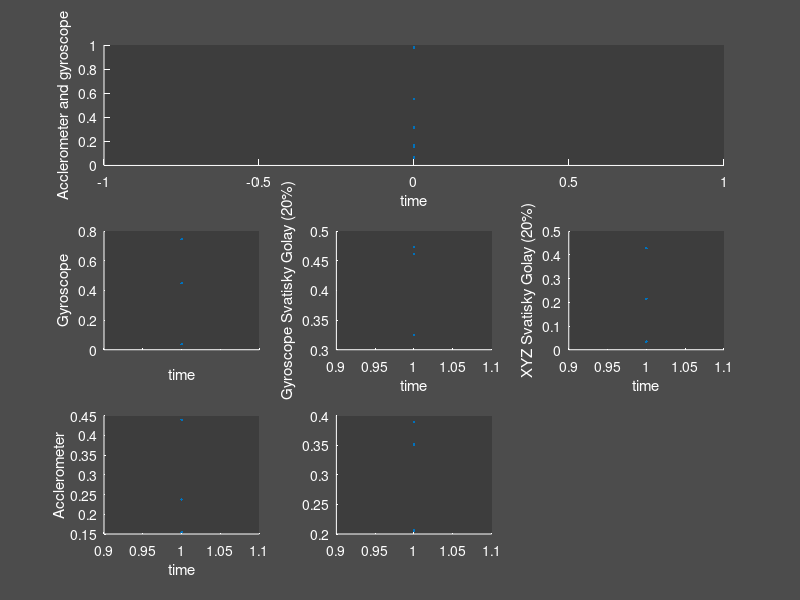

This figure's MATLAB source: (Note: this script raises an error after producing the figure.)
i = 0;

figure1=figure('Color',[0.30,0.30,0.30],'InvertHardcopy','off');

ax1 = subplot(3,3,[1,2,3]);
set(gca,'color',[0.24,0.24,0.24], 'XColor',[1 1 1], 'YColor',[1 1 1]);
% ax1.Position = [0 0.5 0.5 0.5];
%ax1.title = "Acclearation and Gyroscope";
xlabel(ax1,'time')
ylabel(ax1,'Acclerometer and gyroscope')

hold on;
line1 = line(i, rand(1));  
line2 = line(i, rand(1));  
line3 = line(i, rand(1));  
line4 = line(i, rand(1));
line5 = line(i, rand(1));  
line6 = line(i, rand(1));

i = i+1;

ax2 = subplot(3,3,8);
set(gca,'color',[0.24,0.24,0.24], 'XColor',[1 1 1], 'YColor',[1 1 1]);
% ax2.Position = [0.53 0.5 0.48 0.5];
% xlabel(ax2,'time')
% ylabel(ax2,'Acclerometer')

line7 = line(i, rand(1));  
line8 = line(i, rand(1));  
line9 = line(i, rand(1)); 

ax3 = subplot(3,3,7);
set(gca,'color',[0.24,0.24,0.24], 'XColor',[1 1 1], 'YColor',[1 1 1]);
% ax3.Position = [0 0 0.5 0.5];
xlabel(ax3,'time')
ylabel(ax3,'Acclerometer')

line10 = line(i, rand(1));
line11 = line(i, rand(1));  
line12 = line(i, rand(1));

ax4 = subplot(3,3,4);
set(gca,'color',[0.24,0.24,0.24],'xticklabel',[], 'XColor',[1 1 1], 'YColor',[1 1 1]);
% ax4.Position = [0.53 0 0.46 0.48];
xlabel(ax4,'time')
ylabel(ax4,'Gyroscope')
% ax4.YLabel = "Accleration and gyro";
% ax4.XLabel = "Time";

line13 = line(i, rand(1));
line14 = line(i, rand(1));  
line15 = line(i, rand(1));

ax5 = subplot(3,3,5);
set(gca,'color',[0.24,0.24,0.24], 'XColor',[1 1 1], 'YColor',[1 1 1]);
xlabel(ax5,'time')
ylabel(ax5,'Gyroscope Svatisky Golay (20%)')

line16 = line(i, rand(1));
line17 = line(i, rand(1));  
line18 = line(i, rand(1));

ax6 = subplot(3,3,6);
set(gca,'color',[0.24,0.24,0.24], 'XColor',[1 1 1], 'YColor',[1 1 1]);
xlabel(ax6,'time')
ylabel(ax6,'XYZ Svatisky Golay (20%)')

line19 = line(i, rand(1));
line20 = line(i, rand(1));  
line21 = line(i, rand(1));

x_l = [];
x_r13 = [];
x_r14 = [];
x_r15 = [];

[x_r16,x_r17 ,x_r18] = deal([]);

while(1)

    pause(0.10); 
    
    line1.XData = [line1.XData i];
    line1.YData = [line1.YData rand(1)];
    line1.Color = [1 0 0];
    line1.LineWidth = 1;
   
    line2.XData = [line2.XData i];
    line2.YData = [line2.YData rand(1)];
    line2.Color = [1 1 0];
    line2.LineWidth = 1;
    
     line3.XData = [line3.XData i];
    line3.YData = [line3.YData rand(1)];
    line3.Color = [0 1 0];
    line3.LineWidth = 1;

     line4.XData = [line4.XData i];
    line4.YData = [line4.YData rand(1)];
    line4.Color = [0 1 0];
    line4.LineWidth = 1;

     line5.XData = [line5.XData i];
    line5.YData = [line5.YData rand(1)];
    line5.Color = [1 1 0];
    line5.LineWidth = 1;

     line6.XData = [line6.XData i];
    line6.YData = [line6.YData rand(1)];
    line6.Color = [0 1 1];
    line6.LineWidth = 1;
    i=i+1;

    line7.XData = [line7.XData i];
    line7.YData = [line7.YData rand(1)];
    line7.Color = [1 0 0];
    line7.LineWidth = 1;
    
    line8.XData = [line8.XData i];
    line8.YData = [line8.YData rand(1)];
    line8.Color = [1 1 0];
    line8.LineWidth = 1;

    line9.XData = [line9.XData i];
    line9.YData = [line9.YData rand(1)];
    line9.Color = [0 1 0];
    line9.LineWidth = 1;

    line10.XData = [line10.XData i];
    line10.YData = [line10.YData rand(1)];
    line10.Color = [1 1 1];
    line10.LineWidth = 1;

    line11.XData = [line11.XData i];
    line11.YData = [line11.YData rand(1)];
    line11.Color = [1 1 0];
    line11.LineWidth = 1;

    line12.XData = [line12.XData i];
    line12.YData = [line12.YData rand(1)];
    line12.Color = [0 1 1];
    line12.LineWidth = 1;
    
    if i>200

        x_r13 = x_r13(2:end);
        x_r14 = x_r14(2:end);
        x_r15 = x_r15(2:end);
        x_r16 = x_r16(2:end);
        
        x_r13(end+1)=rand(1);
        x_r14(end+1)=rand(1);
        x_r15(end+1)=rand(1);
        x_r16(end+1)=rand(1);

        line13.XData = (1:100);
        line13.YData = x_r13;
        line14.XData = (1:100);
        line14.YData = x_r14;
        line15.XData = (1:100);
        line15.YData = x_r15;
        line16.XData = (1:100);
        line16.YData = smoothdata(x_r16,20,'sgolay');

    else
        x_l(end+1)=i;

        x_r13(end+1)=rand(1);
        x_r14(end+1)=rand(1);
        x_r15(end+1)=rand(1);
        x_r16(end+1)=rand(1);
       

        line13.XData = [line13.XData i];
        line13.YData = [line13.YData rand(1)];
        line14.XData = [line14.XData i];
        line14.YData = [line14.YData rand(1)];
        line15.XData = [line15.XData i];
        line15.YData = [line15.YData rand(1)];
        line16.XData = [line16.XData i];
        line16.YData = [line16.YData rand(1)];
    end

    line13.Color = [0.9 0.1 0.2];
    line13.LineWidth = 1;
    line14.Color = [0 0.3 0.5];
    line14.LineWidth = 1;
    line15.Color = [0 0.9 0.7];
    line15.LineWidth = 1;

    
    i=i+1;
end